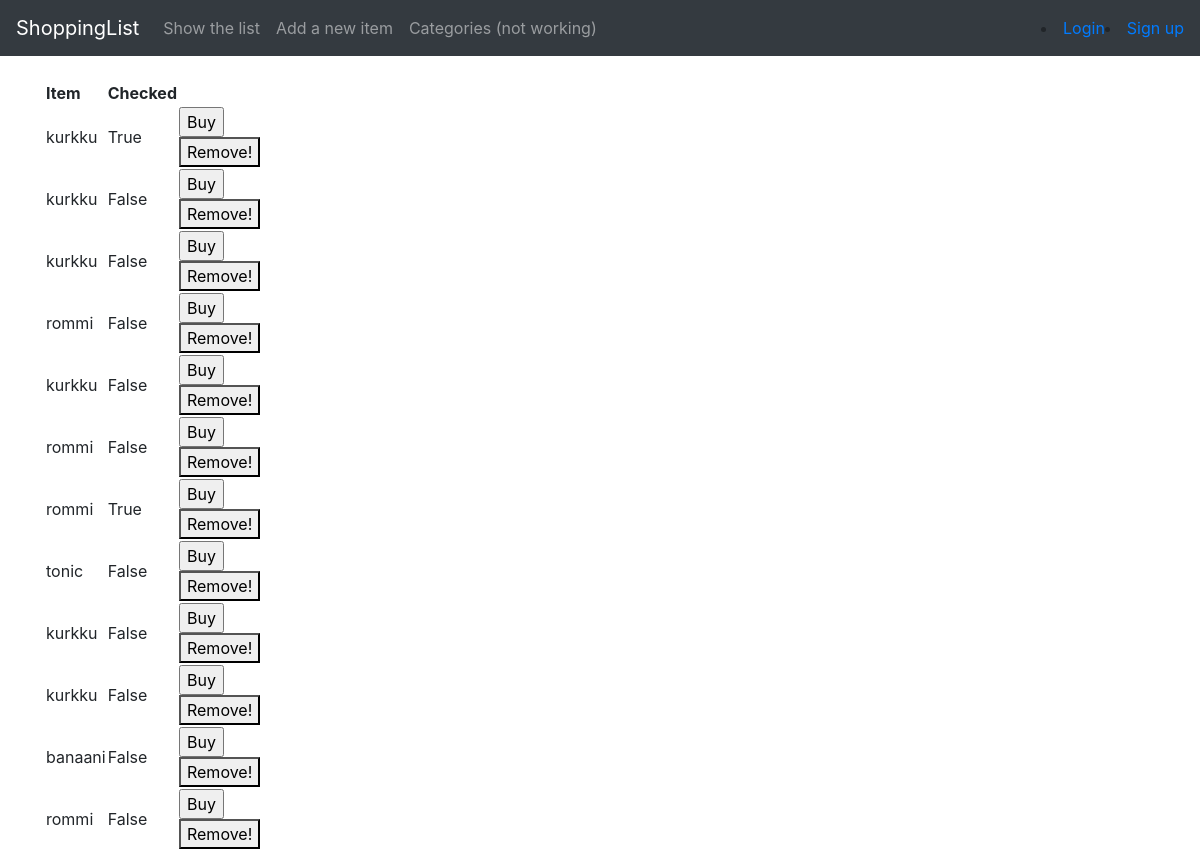
/items, run on the app's committed database.
### application/items/models.py (models this page shows, shortened)
class Item(Base):
    name = db.Column(db.String(144), nullable=False)
    check = db.Column(db.Boolean, nullable=False)
    category_id = db.Column(db.Integer, db.ForeignKey('category.id'), nullable=False)
    account_id = db.Column(db.Integer, db.ForeignKey('account.id'), nullable=False)

### application/items/views.py (the view)
@app.route("/items", methods=["GET"])
def items_index():
    return render_template("items/list.html", items = Item.query.all())

### application/templates/items/list.html
{% extends "layout.html" %}
{% block body %}
  <table>
    <tr>
      <th>Item</th>
      <th>Checked</th>
    </tr>
    {% for item in items %}
    <tr>
      <td>{{ item.name }}</td>
      <td>{{ item.check }}</td>
      <td>
	<form method="POST" action="{{ url_for('items_set_checked', item_id=item.id) }}">
	  <input type="submit" value="Buy"/>
	</form>
	<button type="button" onclick="alert('Method 'remove' doesn't work yet!')">Remove!</button>
      </td>
    </tr>
    {% endfor %}
  </table>
{% endblock %}

### data on the page
Item: name "kurkku", check "True"
Item: name "kurkku", check "False"
Item: name "kurkku", check "False"
Item: name "rommi", check "False"
Item: name "kurkku", check "False"
Item: name "rommi", check "False"
Item: name "rommi", check "True"
Item: name "tonic", check "False"
Item: name "kurkku", check "False"
Item: name "kurkku", check "False"
Item: name "banaani", check "False"
Item: name "rommi", check "False"
